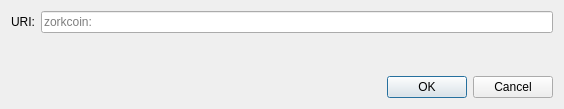
<?xml version="1.0" encoding="UTF-8"?>
<ui version="4.0">
 <class>OpenURIDialog</class>
 <widget class="QDialog" name="OpenURIDialog">
  <property name="geometry">
   <rect>
    <x>0</x>
    <y>0</y>
    <width>564</width>
    <height>109</height>
   </rect>
  </property>
  <property name="windowTitle">
   <string>Open zorkcoin URI</string>
  </property>
  <layout class="QVBoxLayout" name="verticalLayout">
   <item>
    <layout class="QHBoxLayout" name="horizontalLayout">
     <item>
      <widget class="QLabel" name="label">
       <property name="text">
        <string>URI:</string>
       </property>
      </widget>
     </item>
     <item>
      <widget class="QValidatedLineEdit" name="uriEdit">
       <property name="placeholderText">
        <string notr="true">zorkcoin:</string>
       </property>
      </widget>
     </item>
    </layout>
   </item>
   <item>
    <spacer name="verticalSpacer">
     <property name="orientation">
      <enum>Qt::Vertical</enum>
     </property>
     <property name="sizeHint" stdset="0">
      <size>
       <width>20</width>
       <height>40</height>
      </size>
     </property>
    </spacer>
   </item>
   <item>
    <widget class="QDialogButtonBox" name="buttonBox">
     <property name="orientation">
      <enum>Qt::Horizontal</enum>
     </property>
     <property name="standardButtons">
      <set>QDialogButtonBox::Cancel|QDialogButtonBox::Ok</set>
     </property>
    </widget>
   </item>
  </layout>
 </widget>
 <customwidgets>
  <customwidget>
   <class>QValidatedLineEdit</class>
   <extends>QLineEdit</extends>
   <header>qt/qvalidatedlineedit.h</header>
  </customwidget>
 </customwidgets>
 <resources/>
 <connections>
  <connection>
   <sender>buttonBox</sender>
   <signal>accepted()</signal>
   <receiver>OpenURIDialog</receiver>
   <slot>accept()</slot>
   <hints>
    <hint type="sourcelabel">
     <x>248</x>
     <y>254</y>
    </hint>
    <hint type="destinationlabel">
     <x>157</x>
     <y>274</y>
    </hint>
   </hints>
  </connection>
  <connection>
   <sender>buttonBox</sender>
   <signal>rejected()</signal>
   <receiver>OpenURIDialog</receiver>
   <slot>reject()</slot>
   <hints>
    <hint type="sourcelabel">
     <x>316</x>
     <y>260</y>
    </hint>
    <hint type="destinationlabel">
     <x>286</x>
     <y>274</y>
    </hint>
   </hints>
  </connection>
 </connections>
</ui>
